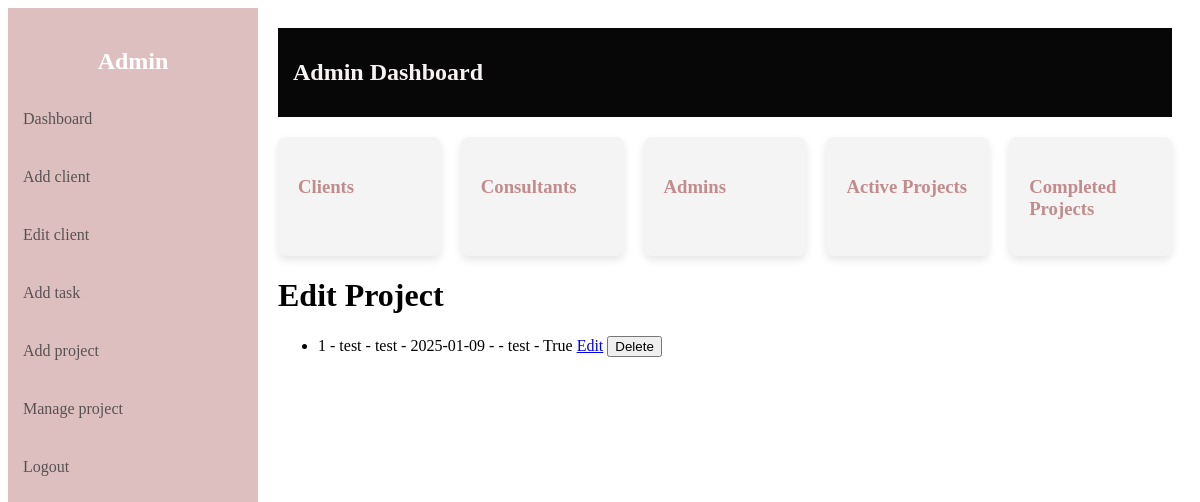
The app's page /manage/project (signed in), older data.
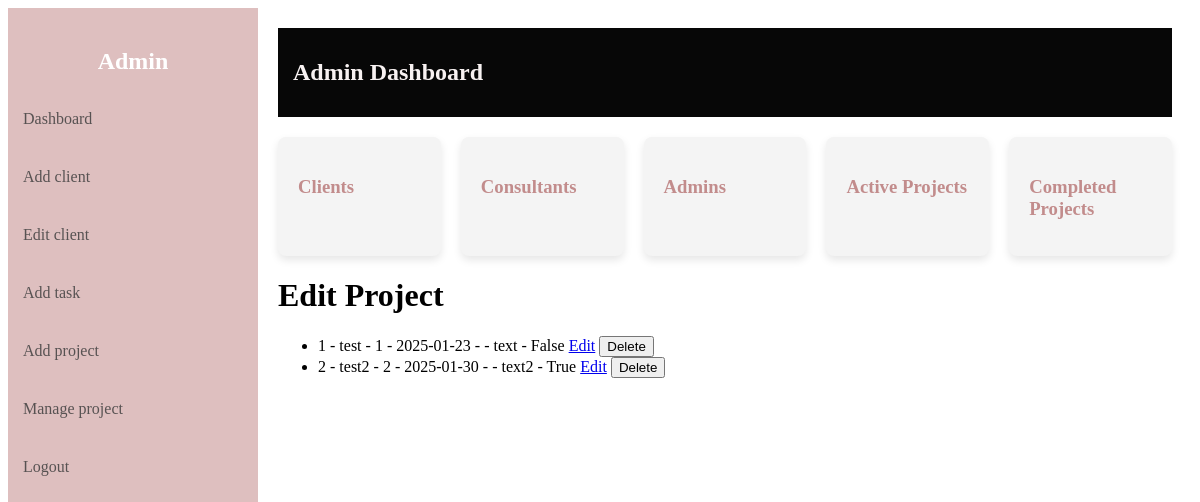
The same page, newer data.
### server.py (models this page shows)
class Project(db.Model):
    id = db.Column(db.Integer, primary_key=True)
    name = db.Column(db.String(150), nullable=False)
    client_id = db.Column(db.Integer, db.ForeignKey('client.id'), nullable=False)
    deadline = db.Column(db.Date, nullable=True)
    consultant_id = db.Column(db.Integer, db.ForeignKey('user.id'), nullable=True)
    description = db.Column(db.String(500), nullable=True)
    completed = db.Column(db.Boolean, default=False, nullable=False)
    consultants = db.relationship('User', secondary=project_consultants, back_populates='projects')

### server.py (the view)
@app.route('/manage/project')
@login_required
def manage_projects():
    if current_user.role != 'admin':
        return "Unauthorized", 403
    all_projects = Project.query.all()
    return render_template('manage_project.html', projects=all_projects)

### server.py (called while the page is built)
@login_manager.user_loader
def load_user(user_id):
    return User.query.get(int(user_id))

### templates/manage_project.html (shortened to what this page needs)
{% extends 'dashboard.html' %}
{% block content %}
<h1>Edit Project</h1>
<ul>
    {% for project in projects %}
    <li>
        {{ project.id }} -
        {{ project.name }} -
        {{ project.client_id}} -
        {{ project.deadline if project.deadline else "No deadline set" }} -
        {% for consultant in project.consultants %} {{ consultant.username }} {% endfor %} -
        {{ project.description }} -
        {{ project.completed }}
        <a href="/projects/edit/{{ project.id }}">Edit</a>
        <form action="/projects/delete/{{ project.id }}" method="post" style="display:inline;">
            <button type="submit" onclick="return confirm('Are you sure you want to delete this project?')">Delete</button>
        </form>
    </li>
    {% else %}
    <li>No projects available.</li>
    {% endfor %}
</ul>
{% endblock %}

### templates/dashboard.html (shortened to what this page needs)
<!DOCTYPE html>
<html lang="en">
<head>
</head>
<body>
    <div class="container">
        <div class="sidebar">
            <h2 style="text-align: center; color: #fff;">Admin </h2>
            <a href="/dashboard">Dashboard</a>
            <a href="/clients/add">Add client</a>
            <a href="/clients/edit">Edit client</a>
            <a href="/add/task">Add task</a>
            <a href="/add/project">Add project</a>
            <a href="/manage/project">Manage project</a>
            <a href="/">Logout</a>
        </div>
        <div class="main-content">
            <div class="header">
                <h1> Admin Dashboard</h1>
            </div>
            <div class="cards">
                <a href="/clients/list" class="card">
                    <h3>Clients</h3>
                </a>
                <a href="/consultants/list" class="card">
                    <h3>Consultants</h3>
                </a>
                <a href="/admins/list" class="card">
                    <h3>Admins</h3>
                </a>
                <a href="/active/projects/list" class="card">
                    <h3>Active Projects</h3>
                </a>
                <a href="/completed/projects/list" class="card">
                    <h3>Completed Projects</h3>
                </a>
            </div>
            <div>
                {% block content %}{% endblock %}
            </div>
        </div>
    </div>
</body>
</html>

### templates/dashboard.html (style rules this page uses)
.container { display: flex; min-height: 100vh; }
.sidebar { width: 250px; background-color: #debfbf; color: #eb9494; padding-top: 20px; position: fixed; height: 100%; }
.sidebar a { display: block; padding: 15px; color: #575252; text-decoration: none; margin: 10px 0; }
.main-content { margin-left: 250px; padding: 20px; width: 100%; }
.header { display: flex; justify-content: space-between; align-items: center; background-color: #070707; padding: 15px; color: rgb(248, 242, 242); }
.header h1 { font-size: 1.5rem; }
.cards { display: flex; justify-content: space-between; gap: 20px; margin-top: 20px; }
.card { background-color: #f4f4f4; padding: 20px; border-radius: 8px; flex: 1; box-shadow: 0 4px 8px rgba(0, 0, 0, 0.1); text-decoration: none; color: black; }
.card h3 { margin-bottom: 10px; color: #c28c8c; }

Row changes from the older to the newer data that the page shows:
changed Project "test": client_id "test" → "1"; deadline "2025-01-09" → "2025-01-23"; description "test" → "text"; completed "True" → "False"
added Project: id "2", name "test2", client_id "2", deadline "2025-01-30", description "text2", completed "True"
